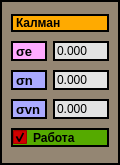
<?xml version="1.0" encoding="UTF-8"?>
<ui version="4.0">
 <class>KalmanWindow</class>
 <widget class="QWidget" name="KalmanWindow">
  <property name="geometry">
   <rect>
    <x>0</x>
    <y>0</y>
    <width>120</width>
    <height>165</height>
   </rect>
  </property>
  <property name="maximumSize">
   <size>
    <width>120</width>
    <height>16777215</height>
   </size>
  </property>
  <property name="windowTitle">
   <string>KalmanWindow</string>
  </property>
  <property name="styleSheet">
   <string notr="true">QWidget
{
border: 2px solid line black;
	background-color: rgb(148, 134, 115);
}
QLineEdit
{
border: 2px solid line black;
	
	background-color: rgb(227, 227, 227);
}</string>
  </property>
  <layout class="QGridLayout" name="gridLayout">
   <item row="0" column="0" colspan="3">
    <widget class="QLabel" name="label">
     <property name="sizePolicy">
      <sizepolicy hsizetype="Preferred" vsizetype="Maximum">
       <horstretch>0</horstretch>
       <verstretch>0</verstretch>
      </sizepolicy>
     </property>
     <property name="maximumSize">
      <size>
       <width>100</width>
       <height>16777215</height>
      </size>
     </property>
     <property name="font">
      <font>
       <weight>75</weight>
       <bold>true</bold>
      </font>
     </property>
     <property name="styleSheet">
      <string notr="true">QLabel
{
border: 2px solid line black;
	
	background-color: rgb(255, 170, 0);
}</string>
     </property>
     <property name="text">
      <string>Калман</string>
     </property>
    </widget>
   </item>
   <item row="1" column="0">
    <widget class="QLabel" name="label_2">
     <property name="font">
      <font>
       <pointsize>10</pointsize>
       <weight>75</weight>
       <bold>true</bold>
      </font>
     </property>
     <property name="styleSheet">
      <string notr="true">QLabel
{
border: 2px solid line black;
	
	background-color: rgb(255, 170, 255);
}</string>
     </property>
     <property name="text">
      <string>σe</string>
     </property>
    </widget>
   </item>
   <item row="1" column="1" colspan="2">
    <widget class="QLineEdit" name="lineVarE">
     <property name="sizePolicy">
      <sizepolicy hsizetype="Preferred" vsizetype="Fixed">
       <horstretch>0</horstretch>
       <verstretch>0</verstretch>
      </sizepolicy>
     </property>
     <property name="maximumSize">
      <size>
       <width>60</width>
       <height>16777215</height>
      </size>
     </property>
     <property name="styleSheet">
      <string notr="true"/>
     </property>
     <property name="text">
      <string>0.000</string>
     </property>
    </widget>
   </item>
   <item row="2" column="0">
    <widget class="QLabel" name="label_3">
     <property name="font">
      <font>
       <pointsize>10</pointsize>
       <weight>75</weight>
       <bold>true</bold>
      </font>
     </property>
     <property name="styleSheet">
      <string notr="true">QLabel
{
border: 2px solid line black;
	
	background-color: rgb(170, 170, 255);
}</string>
     </property>
     <property name="text">
      <string>σn</string>
     </property>
    </widget>
   </item>
   <item row="2" column="1" colspan="2">
    <widget class="QLineEdit" name="lineVarM">
     <property name="sizePolicy">
      <sizepolicy hsizetype="Preferred" vsizetype="Fixed">
       <horstretch>0</horstretch>
       <verstretch>0</verstretch>
      </sizepolicy>
     </property>
     <property name="maximumSize">
      <size>
       <width>60</width>
       <height>16777215</height>
      </size>
     </property>
     <property name="text">
      <string>0.000</string>
     </property>
    </widget>
   </item>
   <item row="4" column="0" colspan="3">
    <widget class="QCheckBox" name="checkWorkBlock">
     <property name="sizePolicy">
      <sizepolicy hsizetype="Minimum" vsizetype="Maximum">
       <horstretch>0</horstretch>
       <verstretch>0</verstretch>
      </sizepolicy>
     </property>
     <property name="maximumSize">
      <size>
       <width>100</width>
       <height>16777215</height>
      </size>
     </property>
     <property name="font">
      <font>
       <weight>75</weight>
       <bold>true</bold>
      </font>
     </property>
     <property name="styleSheet">
      <string notr="true">QCheckBox
{
border: 2px solid line black;
	
	
	background-color: rgb(208, 0, 0);
}

QCheckBox::checked
{
border: 2px solid line black;
	
	background-color: rgb(85, 170, 0);
}</string>
     </property>
     <property name="text">
      <string>Работа</string>
     </property>
     <property name="checked">
      <bool>true</bool>
     </property>
    </widget>
   </item>
   <item row="3" column="0">
    <widget class="QLabel" name="label_4">
     <property name="font">
      <font>
       <pointsize>10</pointsize>
       <weight>75</weight>
       <bold>true</bold>
      </font>
     </property>
     <property name="styleSheet">
      <string notr="true">QLabel
{
border: 2px solid line black;
	
	background-color: rgb(170, 170, 255);
}</string>
     </property>
     <property name="text">
      <string>σvn</string>
     </property>
    </widget>
   </item>
   <item row="3" column="1" colspan="2">
    <widget class="QLineEdit" name="lineVarVM">
     <property name="sizePolicy">
      <sizepolicy hsizetype="Preferred" vsizetype="Fixed">
       <horstretch>0</horstretch>
       <verstretch>0</verstretch>
      </sizepolicy>
     </property>
     <property name="maximumSize">
      <size>
       <width>60</width>
       <height>16777215</height>
      </size>
     </property>
     <property name="text">
      <string>0.000</string>
     </property>
    </widget>
   </item>
  </layout>
 </widget>
 <layoutdefault spacing="6" margin="11"/>
 <resources/>
 <connections/>
</ui>
